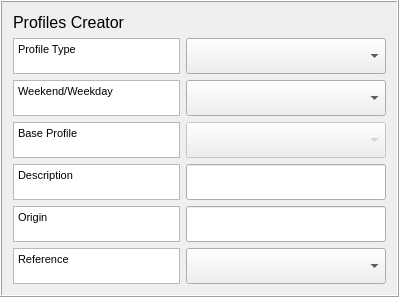
    <widget class="QFrame" name="frame1">
     <property name="maximumSize">
      <size>
       <width>500</width>
       <height>16777215</height>
      </size>
     </property>
     <property name="frameShape">
      <enum>QFrame::Box</enum>
     </property>
     <property name="frameShadow">
      <enum>QFrame::Raised</enum>
     </property>
     <layout class="QGridLayout" name="gridLayout_2">
      <item row="0" column="0">
       <widget class="QLabel" name="label_46">
        <property name="text">
         <string>&lt;!DOCTYPE HTML PUBLIC &quot;-//W3C//DTD HTML 4.0//EN&quot; &quot;http://www.w3.org/TR/REC-html40/strict.dtd&quot;&gt;
&lt;html&gt;&lt;head&gt;&lt;meta name=&quot;qrichtext&quot; content=&quot;1&quot; /&gt;&lt;style type=&quot;text/css&quot;&gt;
p, li { white-space: pre-wrap; }
&lt;/style&gt;&lt;/head&gt;&lt;body style=&quot; font-family:'MS Shell Dlg 2'; font-size:8pt; font-weight:400; font-style:normal;&quot;&gt;
&lt;p style=&quot; margin-top:0px; margin-bottom:0px; margin-left:0px; margin-right:0px; -qt-block-indent:0; text-indent:0px;&quot;&gt;&lt;span style=&quot; font-size:12pt;&quot;&gt;Profiles Creator&lt;/span&gt;&lt;/p&gt;&lt;/body&gt;&lt;/html&gt;</string>
        </property>
       </widget>
      </item>
      <item row="1" column="0">
       <widget class="QTextBrowser" name="textBrowserProfile">
        <property name="sizePolicy">
         <sizepolicy hsizetype="Expanding" vsizetype="Preferred">
          <horstretch>0</horstretch>
          <verstretch>0</verstretch>
         </sizepolicy>
        </property>
        <property name="maximumSize">
         <size>
          <width>167</width>
          <height>36</height>
         </size>
        </property>
        <property name="html">
         <string>&lt;!DOCTYPE HTML PUBLIC &quot;-//W3C//DTD HTML 4.0//EN&quot; &quot;http://www.w3.org/TR/REC-html40/strict.dtd&quot;&gt;
&lt;html&gt;&lt;head&gt;&lt;meta name=&quot;qrichtext&quot; content=&quot;1&quot; /&gt;&lt;style type=&quot;text/css&quot;&gt;
p, li { white-space: pre-wrap; }
&lt;/style&gt;&lt;/head&gt;&lt;body style=&quot; font-family:'MS Shell Dlg 2'; font-size:8pt; font-weight:400; font-style:normal;&quot;&gt;
&lt;p style=&quot; margin-top:0px; margin-bottom:0px; margin-left:0px; margin-right:0px; -qt-block-indent:0; text-indent:0px;&quot;&gt;Profile Type&lt;/p&gt;&lt;/body&gt;&lt;/html&gt;</string>
        </property>
       </widget>
      </item>
      <item row="1" column="1">
       <widget class="QComboBox" name="comboBoxProfType">
        <property name="enabled">
         <bool>true</bool>
        </property>
        <property name="sizePolicy">
         <sizepolicy hsizetype="Expanding" vsizetype="Preferred">
          <horstretch>0</horstretch>
          <verstretch>0</verstretch>
         </sizepolicy>
        </property>
        <property name="maximumSize">
         <size>
          <width>16777215</width>
          <height>36</height>
         </size>
        </property>
        <property name="currentIndex">
         <number>0</number>
        </property>
        <item>
         <property name="text">
          <string/>
         </property>
        </item>
        <item>
         <property name="text">
          <string>Anthropogenic heat flux</string>
         </property>
        </item>
        <item>
         <property name="text">
          <string>Water use (manual irrigation)</string>
         </property>
        </item>
        <item>
         <property name="text">
          <string>Water use (automatic irrigation)</string>
         </property>
        </item>
        <item>
         <property name="text">
          <string>Snow removal</string>
         </property>
        </item>
        <item>
         <property name="text">
          <string>Human Activity</string>
         </property>
        </item>
       </widget>
      </item>
      <item row="2" column="0">
       <widget class="QTextBrowser" name="textBrowserDay">
        <property name="sizePolicy">
         <sizepolicy hsizetype="Expanding" vsizetype="Preferred">
          <horstretch>0</horstretch>
          <verstretch>0</verstretch>
         </sizepolicy>
        </property>
        <property name="maximumSize">
         <size>
          <width>167</width>
          <height>36</height>
         </size>
        </property>
        <property name="html">
         <string>&lt;!DOCTYPE HTML PUBLIC &quot;-//W3C//DTD HTML 4.0//EN&quot; &quot;http://www.w3.org/TR/REC-html40/strict.dtd&quot;&gt;
&lt;html&gt;&lt;head&gt;&lt;meta name=&quot;qrichtext&quot; content=&quot;1&quot; /&gt;&lt;style type=&quot;text/css&quot;&gt;
p, li { white-space: pre-wrap; }
&lt;/style&gt;&lt;/head&gt;&lt;body style=&quot; font-family:'MS Shell Dlg 2'; font-size:8pt; font-weight:400; font-style:normal;&quot;&gt;
&lt;p style=&quot; margin-top:0px; margin-bottom:0px; margin-left:0px; margin-right:0px; -qt-block-indent:0; text-indent:0px;&quot;&gt;Weekend/Weekday&lt;/p&gt;&lt;/body&gt;&lt;/html&gt;</string>
        </property>
       </widget>
      </item>
      <item row="2" column="1">
       <widget class="QComboBox" name="comboBoxDay">
        <property name="enabled">
         <bool>true</bool>
        </property>
        <property name="sizePolicy">
         <sizepolicy hsizetype="Expanding" vsizetype="Preferred">
          <horstretch>0</horstretch>
          <verstretch>0</verstretch>
         </sizepolicy>
        </property>
        <property name="maximumSize">
         <size>
          <width>16777215</width>
          <height>36</height>
         </size>
        </property>
        <property name="currentIndex">
         <number>0</number>
        </property>
        <item>
         <property name="text">
          <string/>
         </property>
        </item>
        <item>
         <property name="text">
          <string>Weekday</string>
         </property>
        </item>
        <item>
         <property name="text">
          <string>Weekend</string>
         </property>
        </item>
       </widget>
      </item>
      <item row="3" column="0">
       <widget class="QTextBrowser" name="textBrowserBaseESTM">
        <property name="sizePolicy">
         <sizepolicy hsizetype="Expanding" vsizetype="Preferred">
          <horstretch>0</horstretch>
          <verstretch>0</verstretch>
         </sizepolicy>
        </property>
        <property name="maximumSize">
         <size>
          <width>167</width>
          <height>36</height>
         </size>
        </property>
        <property name="html">
         <string>&lt;!DOCTYPE HTML PUBLIC &quot;-//W3C//DTD HTML 4.0//EN&quot; &quot;http://www.w3.org/TR/REC-html40/strict.dtd&quot;&gt;
&lt;html&gt;&lt;head&gt;&lt;meta name=&quot;qrichtext&quot; content=&quot;1&quot; /&gt;&lt;style type=&quot;text/css&quot;&gt;
p, li { white-space: pre-wrap; }
&lt;/style&gt;&lt;/head&gt;&lt;body style=&quot; font-family:'MS Shell Dlg 2'; font-size:8pt; font-weight:400; font-style:normal;&quot;&gt;
&lt;p style=&quot; margin-top:0px; margin-bottom:0px; margin-left:0px; margin-right:0px; -qt-block-indent:0; text-indent:0px;&quot;&gt;Base Profile&lt;/p&gt;&lt;/body&gt;&lt;/html&gt;</string>
        </property>
       </widget>
      </item>
      <item row="3" column="1">
       <widget class="QComboBox" name="comboBoxBaseProfile">
        <property name="enabled">
         <bool>false</bool>
        </property>
        <property name="sizePolicy">
         <sizepolicy hsizetype="Expanding" vsizetype="Preferred">
          <horstretch>0</horstretch>
          <verstretch>0</verstretch>
         </sizepolicy>
        </property>
        <property name="maximumSize">
         <size>
          <width>16777215</width>
          <height>36</height>
         </size>
        </property>
        <property name="currentIndex">
         <number>-1</number>
        </property>
       </widget>
      </item>
      <item row="4" column="0">
       <widget class="QTextBrowser" name="textBrowserDesc">
        <property name="sizePolicy">
         <sizepolicy hsizetype="Expanding" vsizetype="Preferred">
          <horstretch>0</horstretch>
          <verstretch>0</verstretch>
         </sizepolicy>
        </property>
        <property name="maximumSize">
         <size>
          <width>167</width>
          <height>36</height>
         </size>
        </property>
        <property name="html">
         <string>&lt;!DOCTYPE HTML PUBLIC &quot;-//W3C//DTD HTML 4.0//EN&quot; &quot;http://www.w3.org/TR/REC-html40/strict.dtd&quot;&gt;
&lt;html&gt;&lt;head&gt;&lt;meta name=&quot;qrichtext&quot; content=&quot;1&quot; /&gt;&lt;style type=&quot;text/css&quot;&gt;
p, li { white-space: pre-wrap; }
&lt;/style&gt;&lt;/head&gt;&lt;body style=&quot; font-family:'MS Shell Dlg 2'; font-size:8pt; font-weight:400; font-style:normal;&quot;&gt;
&lt;p style=&quot; margin-top:0px; margin-bottom:0px; margin-left:0px; margin-right:0px; -qt-block-indent:0; text-indent:0px;&quot;&gt;Description&lt;/p&gt;&lt;/body&gt;&lt;/html&gt;</string>
        </property>
       </widget>
      </item>
      <item row="4" column="1">
       <widget class="QgsFilterLineEdit" name="textEditDesc">
        <property name="sizePolicy">
         <sizepolicy hsizetype="Expanding" vsizetype="Preferred">
          <horstretch>0</horstretch>
          <verstretch>0</verstretch>
         </sizepolicy>
        </property>
        <property name="maximumSize">
         <size>
          <width>16777215</width>
          <height>36</height>
         </size>
        </property>
        <property name="inputMethodHints">
         <set>Qt::ImhNone</set>
        </property>
        <property name="qgisRelation" stdset="0">
         <string notr="true"/>
        </property>
       </widget>
      </item>
      <item row="5" column="0">
       <widget class="QTextBrowser" name="textBrowserOrig">
        <property name="sizePolicy">
         <sizepolicy hsizetype="Expanding" vsizetype="Preferred">
          <horstretch>0</horstretch>
          <verstretch>0</verstretch>
         </sizepolicy>
        </property>
        <property name="maximumSize">
         <size>
          <width>167</width>
          <height>36</height>
         </size>
        </property>
        <property name="html">
         <string>&lt;!DOCTYPE HTML PUBLIC &quot;-//W3C//DTD HTML 4.0//EN&quot; &quot;http://www.w3.org/TR/REC-html40/strict.dtd&quot;&gt;
&lt;html&gt;&lt;head&gt;&lt;meta name=&quot;qrichtext&quot; content=&quot;1&quot; /&gt;&lt;style type=&quot;text/css&quot;&gt;
p, li { white-space: pre-wrap; }
&lt;/style&gt;&lt;/head&gt;&lt;body style=&quot; font-family:'MS Shell Dlg 2'; font-size:8pt; font-weight:400; font-style:normal;&quot;&gt;
&lt;p style=&quot; margin-top:0px; margin-bottom:0px; margin-left:0px; margin-right:0px; -qt-block-indent:0; text-indent:0px;&quot;&gt;Origin&lt;/p&gt;&lt;/body&gt;&lt;/html&gt;</string>
        </property>
       </widget>
      </item>
      <item row="5" column="1">
       <widget class="QgsFilterLineEdit" name="textEditOrig">
        <property name="sizePolicy">
         <sizepolicy hsizetype="Expanding" vsizetype="Preferred">
          <horstretch>0</horstretch>
          <verstretch>0</verstretch>
         </sizepolicy>
        </property>
        <property name="maximumSize">
         <size>
          <width>16777215</width>
          <height>36</height>
         </size>
        </property>
        <property name="qgisRelation" stdset="0">
         <string notr="true"/>
        </property>
       </widget>
      </item>
      <item row="6" column="0">
       <widget class="QTextBrowser" name="textBrowserOrig_2">
        <property name="sizePolicy">
         <sizepolicy hsizetype="Expanding" vsizetype="Preferred">
          <horstretch>0</horstretch>
          <verstretch>0</verstretch>
         </sizepolicy>
        </property>
        <property name="maximumSize">
         <size>
          <width>167</width>
          <height>36</height>
         </size>
        </property>
        <property name="html">
         <string>&lt;!DOCTYPE HTML PUBLIC &quot;-//W3C//DTD HTML 4.0//EN&quot; &quot;http://www.w3.org/TR/REC-html40/strict.dtd&quot;&gt;
&lt;html&gt;&lt;head&gt;&lt;meta name=&quot;qrichtext&quot; content=&quot;1&quot; /&gt;&lt;style type=&quot;text/css&quot;&gt;
p, li { white-space: pre-wrap; }
&lt;/style&gt;&lt;/head&gt;&lt;body style=&quot; font-family:'MS Shell Dlg 2'; font-size:8pt; font-weight:400; font-style:normal;&quot;&gt;
&lt;p style=&quot; margin-top:0px; margin-bottom:0px; margin-left:0px; margin-right:0px; -qt-block-indent:0; text-indent:0px;&quot;&gt;Reference&lt;/p&gt;&lt;/body&gt;&lt;/html&gt;</string>
        </property>
       </widget>
      </item>
      <item row="6" column="1">
       <widget class="QComboBox" name="comboBoxRef">
        <property name="sizePolicy">
         <sizepolicy hsizetype="Preferred" vsizetype="Preferred">
          <horstretch>0</horstretch>
          <verstretch>0</verstretch>
         </sizepolicy>
        </property>
        <property name="minimumSize">
         <size>
          <width>0</width>
          <height>36</height>
         </size>
        </property>
        <property name="maximumSize">
         <size>
          <width>500</width>
          <height>36</height>
         </size>
        </property>
        <item>
         <property name="text">
          <string/>
         </property>
        </item>
       </widget>
      </item>
     </layout>
    </widget>
